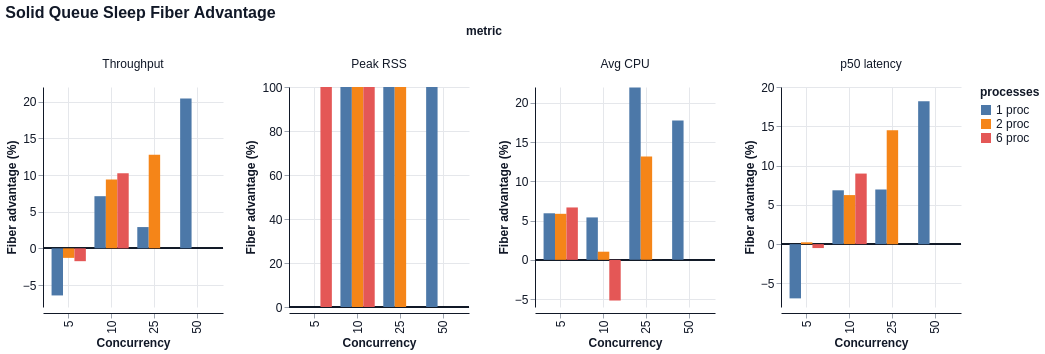

Specify this chart in Vega-Lite:
### Vega-Lite specification from a JSON file in a GitHub repository (floating-point values rounded to 4 significant figures)
{"$schema": "https://vega.github.io/schema/vega-lite/v6.json", "title": "Solid Queue Sleep Fiber Advantage", "data": {"values": [{"concurrency": 5, "processes": "1 proc", "metric": "Throughput", "value": -6.423}, {"concurrency": 5, "processes": "1 proc", "metric": "Peak RSS", "value": -0.0}, {"concurrency": 5, "processes": "1 proc", "metric": "Avg CPU", "value": 5.928}, {"concurrency": 5, "processes": "1 proc", "metric": "p50 latency", "value": -6.902}, {"concurrency": 10, "processes": "1 proc", "metric": "Throughput", "value": 7.11}, {"concurrency": 10, "processes": "1 proc", "metric": "Peak RSS", "value": 100.0}, {"concurrency": 10, "processes": "1 proc", "metric": "Avg CPU", "value": 5.401}, {"concurrency": 10, "processes": "1 proc", "metric": "p50 latency", "value": 6.853}, {"concurrency": 25, "processes": "1 proc", "metric": "Throughput", "value": 2.9}, {"concurrency": 25, "processes": "1 proc", "metric": "Peak RSS", "value": 100.0}, {"concurrency": 25, "processes": "1 proc", "metric": "Avg CPU", "value": 21.95}, {"concurrency": 25, "processes": "1 proc", "metric": "p50 latency", "value": 6.956}, {"concurrency": 50, "processes": "1 proc", "metric": "Throughput", "value": 20.42}, {"concurrency": 50, "processes": "1 proc", "metric": "Peak RSS", "value": 100.0}, {"concurrency": 50, "processes": "1 proc", "metric": "Avg CPU", "value": 17.74}, {"concurrency": 50, "processes": "1 proc", "metric": "p50 latency", "value": 18.18}, {"concurrency": 5, "processes": "2 proc", "metric": "Throughput", "value": -1.3}, {"concurrency": 5, "processes": "2 proc", "metric": "Peak RSS", "value": -0.0}, {"concurrency": 5, "processes": "2 proc", "metric": "Avg CPU", "value": 5.86}, {"concurrency": 5, "processes": "2 proc", "metric": "p50 latency", "value": 0.2331}, {"concurrency": 10, "processes": "2 proc", "metric": "Throughput", "value": 9.394}, {"concurrency": 10, "processes": "2 proc", "metric": "Peak RSS", "value": 100.0}, {"concurrency": 10, "processes": "2 proc", "metric": "Avg CPU", "value": 1.037}, {"concurrency": 10, "processes": "2 proc", "metric": "p50 latency", "value": 6.244}, {"concurrency": 25, "processes": "2 proc", "metric": "Throughput", "value": 12.77}, {"concurrency": 25, "processes": "2 proc", "metric": "Peak RSS", "value": 100.0}, {"concurrency": 25, "processes": "2 proc", "metric": "Avg CPU", "value": 13.15}, {"concurrency": 25, "processes": "2 proc", "metric": "p50 latency", "value": 14.51}, {"concurrency": 5, "processes": "6 proc", "metric": "Throughput", "value": -1.752}, {"concurrency": 5, "processes": "6 proc", "metric": "Peak RSS", "value": 100.0}, {"concurrency": 5, "processes": "6 proc", "metric": "Avg CPU", "value": 6.669}, {"concurrency": 5, "processes": "6 proc", "metric": "p50 latency", "value": -0.4998}, {"concurrency": 10, "processes": "6 proc", "metric": "Throughput", "value": 10.24}, {"concurrency": 10, "processes": "6 proc", "metric": "Peak RSS", "value": 100.0}, {"concurrency": 10, "processes": "6 proc", "metric": "Avg CPU", "value": -5.176}, {"concurrency": 10, "processes": "6 proc", "metric": "p50 latency", "value": 8.983}]}, "facet": {"column": {"field": "metric", "type": "nominal", "sort": ["Throughput", "Peak RSS", "Avg CPU", "p50 latency"]}}, "spec": {"width": 180, "height": 220, "layer": [{"mark": {"type": "rule", "color": "#111827", "strokeWidth": 1.5, "opacity": 0.75}, "encoding": {"y": {"datum": 0, "type": "quantitative", "title": "Fiber advantage (%)"}}}, {"mark": {"type": "bar", "tooltip": true}, "encoding": {"x": {"field": "concurrency", "type": "ordinal", "title": "Concurrency"}, "xOffset": {"field": "processes", "type": "nominal", "sort": ["1 proc", "2 proc", "6 proc"]}, "y": {"field": "value", "type": "quantitative", "title": "Fiber advantage (%)", "stack": null}, "color": {"field": "processes", "type": "nominal", "sort": ["1 proc", "2 proc", "6 proc"]}, "tooltip": [{"field": "metric", "type": "nominal"}, {"field": "concurrency", "type": "quantitative"}, {"field": "processes", "type": "nominal"}, {"field": "value", "type": "quantitative"}]}}]}, "resolve": {"scale": {"y": "independent"}}, "config": {"background": "white", "axis": {"labelFont": "Helvetica", "titleFont": "Helvetica", "labelFontSize": 12, "titleFontSize": 12, "labelColor": "#111827", "titleColor": "#111827", "domainColor": "#111827", "tickColor": "#9ca3af", "grid": true, "gridColor": "#e5e7eb"}, "header": {"labelFont": "Helvetica", "titleFont": "Helvetica", "labelFontSize": 12, "titleFontSize": 12, "labelColor": "#111827", "titleColor": "#111827"}, "legend": {"labelFont": "Helvetica", "titleFont": "Helvetica", "labelFontSize": 12, "titleFontSize": 12, "labelColor": "#111827", "titleColor": "#111827"}, "title": {"font": "Helvetica", "fontSize": 16, "anchor": "start", "color": "#111827"}, "view": {"stroke": null}}}
